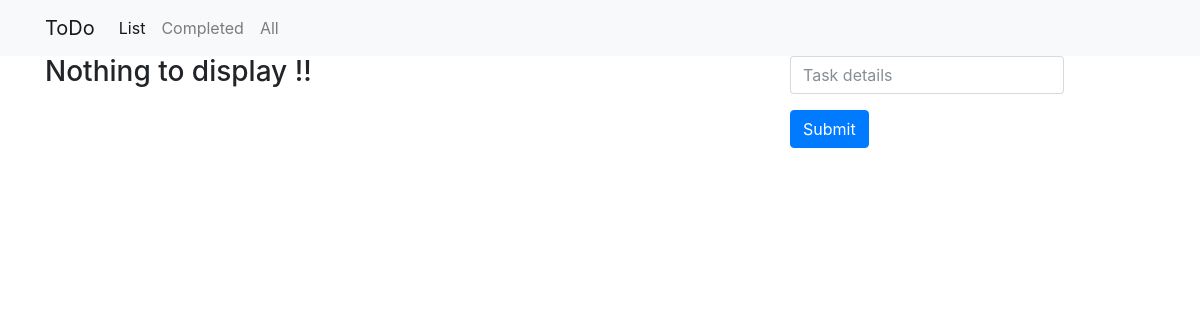
/todo/, run on an earlier commit of the app's database.
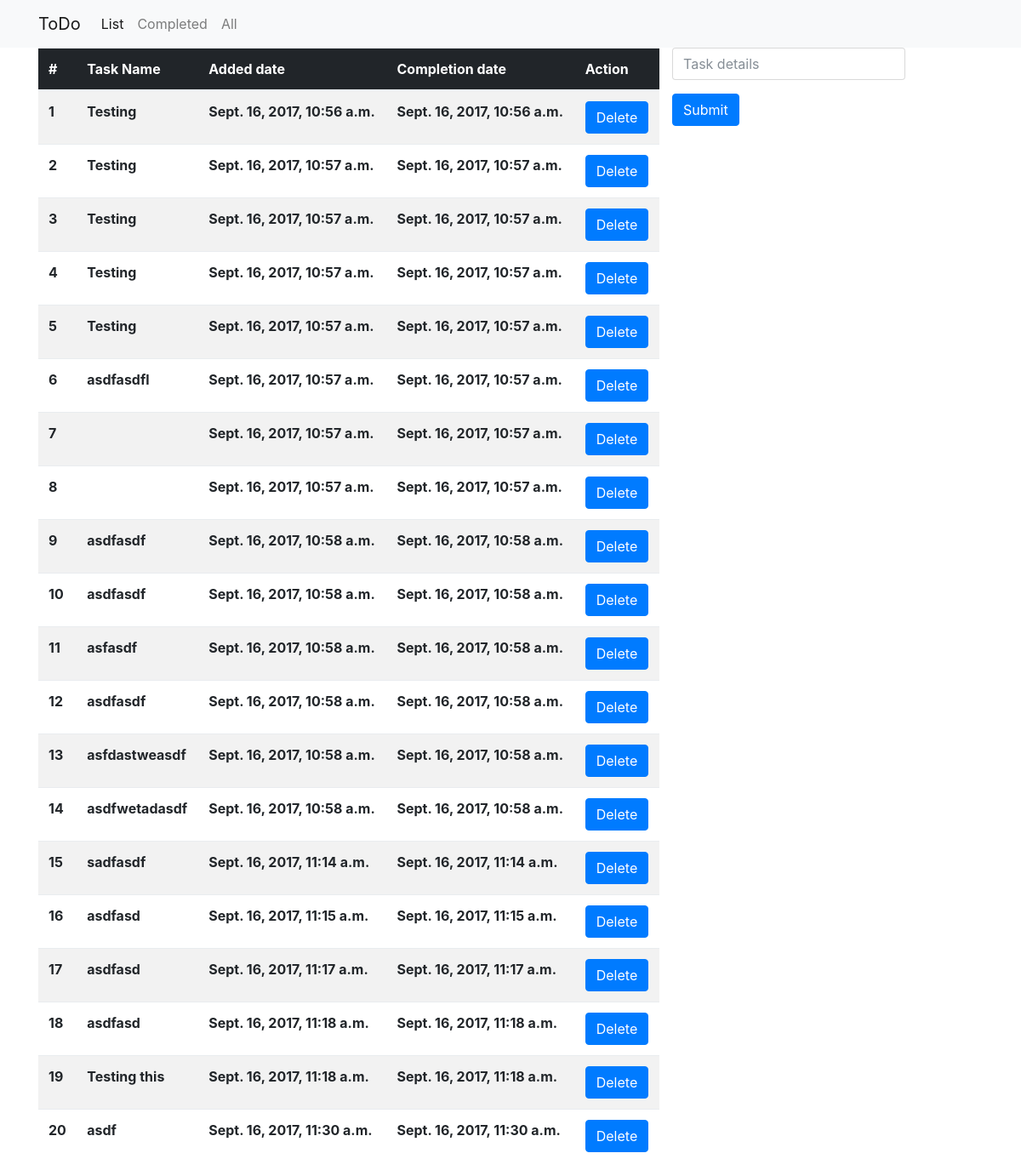
And on a later commit of the database.
### app_todo/models.py (models this page shows, shortened)
class tasks(models.Model):
    task_text = models.CharField(max_length=500)
    added_date = models.DateTimeField('added date')
    completed_date = models.DateTimeField('completed date', blank=True)
    state = models.IntegerField(default=-1)

### app_todo/views.py (the view)
def index(request):
    layouts_tasks = tasks.objects.filter(state=-1)
    output = [t for t in layouts_tasks]
    if output is not None:
        context = {'list_tasks' : output}
        return render(request, 'index.html', context)
    else:
        context = {'nothing': 'Nothing to print'}
        return render(request, 'index.html', context)

### app_todo/templates/index.html (shortened to what this page needs)
{% include 'layouts/header.html' %}
<div class="container">
    <div class="row">
        <div class="col-8">
        {% if list_tasks %}
            <table class="table table-striped">
                <thead class="thead-inverse">
                    <th> # </th>
                    <th> Task Name </th>
                    <th> Added date </th>
                    <th> Completion date </th>
                    <th> Action </th>
                </thead>
                <tbody>
                    {% for task in list_tasks %}
                    <tr>
                        <th scope="row"> {{ task.id }} </th>
                        <th> {{ task.task_text}} </th>
                        <th> {{ task.added_date }} </th>
                        <th> {{ task.completed_date }} </th>
                        <th>
                            <a class="btn btn-primary" name='id' id='id' href="delete/{{task.id}}"> Delete
                            </a>  </th>
                        </tr>
                        {% endfor %}
                    </tbody>
                </table>
            {% else %}
                <h3> Nothing to display !!</h3>
            {% endif %}
            </div>
            <div class="col">
                <div class="row">
                    <form action="add" method="post">
                        <div class="form-group">
                            <input type="text" class="form-control" name="task_text" id="task_text" placeholder="Task details" required>
                        </div>
                        <button type="submit" class="btn btn-primary"> Submit </button>
                    </form>
                </div>
            </div>
        </div>
    </div>

What changed in the data, as far as the page shows it:
added tasks: id "1", task_text "Testing", added_date "Sept. 16, 2017, 10:56 a.m.", completed_date "Sept. 16, 2017, 10:56 a.m."
added tasks: id "2", task_text "Testing", added_date "Sept. 16, 2017, 10:57 a.m.", completed_date "Sept. 16, 2017, 10:57 a.m."
added tasks: id "3", task_text "Testing", added_date "Sept. 16, 2017, 10:57 a.m.", completed_date "Sept. 16, 2017, 10:57 a.m."
added tasks: id "4", task_text "Testing", added_date "Sept. 16, 2017, 10:57 a.m.", completed_date "Sept. 16, 2017, 10:57 a.m."
added tasks: id "5", task_text "Testing", added_date "Sept. 16, 2017, 10:57 a.m.", completed_date "Sept. 16, 2017, 10:57 a.m."
added tasks: id "6", task_text "asdfasdfl", added_date "Sept. 16, 2017, 10:57 a.m.", completed_date "Sept. 16, 2017, 10:57 a.m."
added tasks: id "7", added_date "Sept. 16, 2017, 10:57 a.m.", completed_date "Sept. 16, 2017, 10:57 a.m."
added tasks: id "8", added_date "Sept. 16, 2017, 10:57 a.m.", completed_date "Sept. 16, 2017, 10:57 a.m."
added tasks: id "9", task_text "asdfasdf", added_date "Sept. 16, 2017, 10:58 a.m.", completed_date "Sept. 16, 2017, 10:58 a.m."
added tasks: id "10", task_text "asdfasdf", added_date "Sept. 16, 2017, 10:58 a.m.", completed_date "Sept. 16, 2017, 10:58 a.m."
added tasks: id "11", task_text "asfasdf", added_date "Sept. 16, 2017, 10:58 a.m.", completed_date "Sept. 16, 2017, 10:58 a.m."
added tasks: id "12", task_text "asdfasdf", added_date "Sept. 16, 2017, 10:58 a.m.", completed_date "Sept. 16, 2017, 10:58 a.m."
added tasks: id "13", task_text "asfdastweasdf", added_date "Sept. 16, 2017, 10:58 a.m.", completed_date "Sept. 16, 2017, 10:58 a.m."
added tasks: id "14", task_text "asdfwetadasdf", added_date "Sept. 16, 2017, 10:58 a.m.", completed_date "Sept. 16, 2017, 10:58 a.m."
added tasks: id "15", task_text "sadfasdf", added_date "Sept. 16, 2017, 11:14 a.m.", completed_date "Sept. 16, 2017, 11:14 a.m."
added tasks: id "16", task_text "asdfasd", added_date "Sept. 16, 2017, 11:15 a.m.", completed_date "Sept. 16, 2017, 11:15 a.m."
added tasks: id "17", task_text "asdfasd", added_date "Sept. 16, 2017, 11:17 a.m.", completed_date "Sept. 16, 2017, 11:17 a.m."
added tasks: id "18", task_text "asdfasd", added_date "Sept. 16, 2017, 11:18 a.m.", completed_date "Sept. 16, 2017, 11:18 a.m."
added tasks: id "19", task_text "Testing this", added_date "Sept. 16, 2017, 11:18 a.m.", completed_date "Sept. 16, 2017, 11:18 a.m."
added tasks: id "20", task_text "asdf", added_date "Sept. 16, 2017, 11:30 a.m.", completed_date "Sept. 16, 2017, 11:30 a.m."
Also different on the page:
text no longer shown: "Nothing to display !!"
text now shown: "# Task Name Added date Completion date Action"
